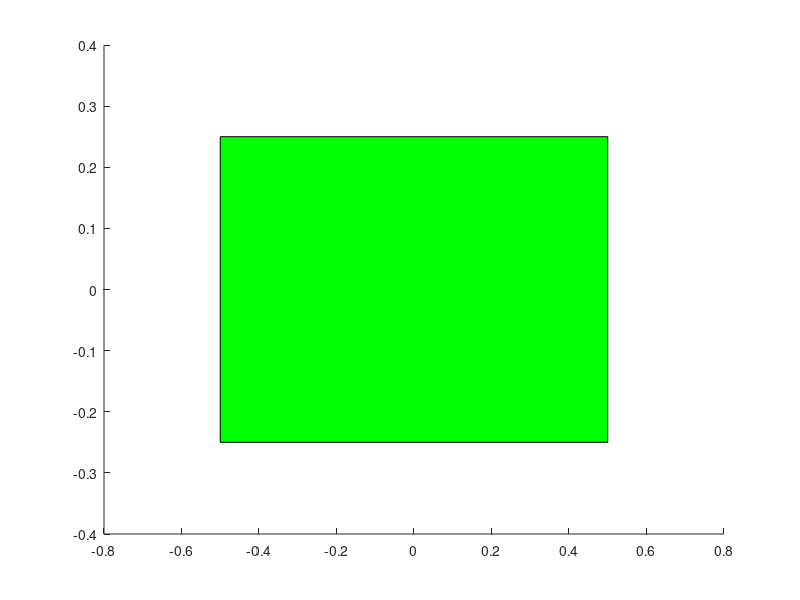

Write MATLAB code to recreate this figure. (Note: this script raises an error after producing the figure.)
clear all; clc;

%% 定义常数
l = 0.2;           % 车辆的轴距
R = 1;             % 车辆的半径
delta_T = 0.5;     % 采样时间

%% PID 控制器参数（假定为常数，应根据系统调整）
Kp1 = 0.1;          % 比例增益
Ki1 = 0.01;         % 积分增益
Kd1 = 0.05;         % 微分增益

Kp2 = 0.05;
Ki2 = 0.01;
Kd2 = 0.05;

% 定义λ
lambda = 0.8; 


%% 初始化位置和目标位置
Pos = [0, 0, 0]; % X, Y, Theta 初始位置和朝向
x_r = 10; y_r = 10; theta_r = pi/4; % 目标位置和朝向

%% 初始化误差和PID项
e = zeros(3,1); 
integral = zeros(3,1);
derivative = zeros(3,1);
prev_e = zeros(3,1);

%% 存储轨迹
trajectory = [];

%% 定义小车的形状
car_width = 0.4; % 小车宽度
car_length = 0.6; % 小车长度

car_shape = [0.5 -0.5 -0.5 0.5;   % x坐标
             0.25 0.25 -0.25 -0.25]; % y坐标
%% 主循环
% 准备 GIF 文件
filename = 'robot_trajectory.gif';

figure;
hold on;
% 绘制小车
car = patch(car_shape(1,:), car_shape(2,:), 'g');
car.FaceAlpha = 0.35;
car.EdgeColor = 'none';

%% 主循环
for t = 0:delta_T:300
    
    % 计算当前状态误差
    e(1) = x_r - Pos(1); % 目标点与当前点的x方向距离差
    e(2) = y_r - Pos(2); % 目标点与当前点的y方向距离差
    e(3) = wrapToPi(theta_r - Pos(3)); % 目标点与当前点的角度差（保持在 -pi 到 pi 之间）
    
    % 状态变换
    e_t = [cos(Pos(3)) sin(Pos(3)) 0; -sin(Pos(3)) cos(Pos(3)) 0; 0 0 1] * e;
    
    % 更新积分和微分项
    integral = integral + e_t * delta_T;
    derivative = (e_t - prev_e) / delta_T;

    % 加权平均误差
    weighted_error = lambda * e_t(2) + (1 - lambda) * e_t(3);
    
    % 计算控制增益矩阵K
    K = calculateK(t, e_t, Kp1, Ki1, Kd1);
    K1 = calculateK(t, e_t(1), Kp1, Ki1, Kd1);
    K2 = calculateK(t, e_t(2:3), Kp2, Ki2, Kd2);

    
    % 计算PID控制
%     v = K(1) * e_t(1) + K(2) * integral(1) + K(3) * derivative(1); % 线速度
%     omega = K(1) * weighted_error + K(2) * (lambda * integral(2) + (1 - lambda) * integral(3)) + K(3) * (lambda * derivative(2) + (1 - lambda) * derivative(3)); % 角速度
     v = K1(1) * e_t(1) + K1(2) * integral(1) + K1(3) * derivative(1); % 线速度
     omega = K2(1) * weighted_error + K2(2) * (lambda * integral(2) + (1 - lambda) * integral(3)) + K2(3) * (lambda * derivative(2) + (1 - lambda) * derivative(3)); % 角速度
    
    % 更新位置
    Pos(1) = Pos(1) + v * cos(Pos(3)) * delta_T;
    Pos(2) = Pos(2) + v * sin(Pos(3)) * delta_T;
    Pos(3) = wrapToPi(Pos(3) + (v/l) * tan(omega*l/v) * delta_T); % 更新角度
    
    % 更新小车位置
    car_X = Pos(1) + car_shape(1,:)*cos(Pos(3)) - car_shape(2,:)*sin(Pos(3));
    car_Y = Pos(2) + car_shape(1,:)*sin(Pos(3)) + car_shape(2,:)*cos(Pos(3));
    set(car, 'XData', car_X, 'YData', car_Y);
    

   
    prev_e = e_t;

    % 记录轨迹
    trajectory = [trajectory; Pos(1), Pos(2)];

    % 绘制轨迹
    plot(trajectory(:,1), trajectory(:,2), 'b', x_r, y_r, 'ro');
    xlabel('x (m)');
    ylabel('y (m)');
    title('Robot Trajectory');
    axis equal;
    grid on;
    drawnow;
    
    % 捕获当前帧
    frame = getframe(gcf);
    im = frame2im(frame);
    [imind, cm] = rgb2ind(im, 256);
    
    % 将帧写入 GIF 文件
    if t == 0
        imwrite(imind, cm, filename, 'gif', 'Loopcount', inf, 'DelayTime', 0.1);
    else
        imwrite(imind, cm, filename, 'gif', 'WriteMode', 'append', 'DelayTime', 0.1);
    end
    
end
%% 绘制轨迹
figure;
plot(trajectory(:,1), trajectory(:,2), 'b', x_r, y_r, 'ro');
xlabel('x (m)');
ylabel('y (m)');
title('Robot Trajectory');
axis equal;
grid on;

%% 计算控制增益矩阵K的函数
function K = calculateK(t, e_t, Kp, Ki, Kd)
    % 基于时间t和状态误差e_t计算控制增益矩阵K
    % 这里我们假设增益为常数。根据实际情况，可能需要将t和e_t考虑在内。
    
    % 比例控制增益矩阵
    Kp_matrix = 0.45*Kp * eye(2); % 2x2单位矩阵乘以Kp
    
    % 积分控制增益矩阵
    Ki_matrix = 0.0001*Ki * eye(2); % 2x2单位矩阵乘以Ki
    
    % 微分控制增益矩阵
    Kd_matrix = 0.12*Kd * eye(2); % 2x2单位矩阵乘以Kd
    
    % 组合PID增益矩阵
    K = Kp_matrix + Ki_matrix + Kd_matrix;
end

